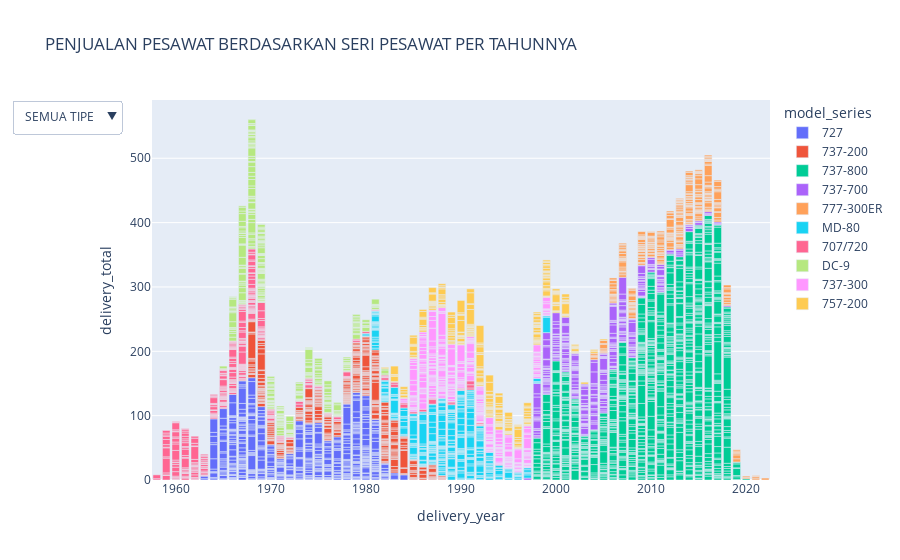

The code cell stored with this chart in its notebook:
### Code cell
#VISUALISASI MENGGUNAKAN LIBRARY PLOTLY, DIIKUTI MENDEFINE SUMBU XY BERDASARKAN NAMA COLOMN

model = ["737-800", "727", "MD-80", "737-700", "737-300", "737-200", "707/720", "DC-9", "757-200", "777-300ER"]
df = dataok[dataok["model_series"].isin(model)]
fig_final = px.bar(df, x="delivery_year", y="delivery_total", color="model_series", title="PENJUALAN PESAWAT BERDASARKAN SERI PESAWAT PER TAHUNNYA")

# BUAT MENU DROPDOWN, UNTUK MENUNJUKAN MANA DATA YANG TAMPIL MENGGUNAKAN BOELEAN TRUE FALSE

fig_final.update_layout(
    updatemenus=[
        dict(
            active=0,
            buttons=list([
                dict(label="SEMUA TIPE",
                     method="update",
                     args=[{"visible": [True, True, True, True, True, True, True, True, True, True]},
                           ]),
                dict(label="727",
                     method="update",
                     args=[{"visible": [True, False, False, False, False,False, False, False, False, False]},
                           ]),
                dict(label="737-200",
                     method="update",
                     args=[{"visible": [False, True, False, False, False,False, False, False, False, False]},
                           ]),
                dict(label="737-800",
                     method="update",
                     args=[{"visible": [False, False, True, False, False,False, False, False, False, False]},
                           ]),
                dict(label="737-700",
                     method="update",
                     args=[{"visible": [False, False, False, True, False,False, False, False, False, False]},
                           ]),
                dict(label="777-300ER",
                     method="update",
                     args=[{"visible": [False, False, False, False, True, False, False, False, False, False]},
                           ]),
                dict(label="MD-80",
                     method="update",
                     args=[{"visible": [False, False, False, False, False, True, False, False, False, False]},
                           ]),
                dict(label="707/720",
                     method="update",
                     args=[{"visible": [False, False, False, False, False, False, True, False, False, False]},
                           ]),
                dict(label="DC-9",
                     method="update",
                     args=[{"visible": [False, False, False, False, False, False, False, True, False, False]},
                           ]),
                dict(label="737-300",
                     method="update",
                     args=[{"visible": [False, False, False, False, False, False, False, False, True, False]},
                           ]),
                dict(label="757-200",
                     method="update",
                     args=[{"visible": [False, False, False, False, False, False, False, False, False, True]},
                           ]),
            ]),
        )
    ])
  

fig_final.show()

### Figure 1 — Plotly figure (JSON) as saved in the notebook; plotly's stock layout.template omitted (floating-point values rounded to 4 significant figures; data arrays with more than 128 entries replaced by an {"elided": "..."} marker saying what was removed)
{"data": [{"alignmentgroup": "True", "hovertemplate": "model_series=727<br>delivery_year=%{x}<br>delivery_total=%{y}<extra></extra>", "legendgroup": "727", "marker": {"color": "#636efa", "pattern": {"shape": ""}}, "name": "727", "offsetgroup": "727", "orientation": "v", "showlegend": true, "textposition": "auto", "type": "bar", "x": {"elided": "515 int values"}, "xaxis": "x", "y": {"elided": "515 int values"}, "yaxis": "y"}, {"alignmentgroup": "True", "hovertemplate": "model_series=737-200<br>delivery_year=%{x}<br>delivery_total=%{y}<extra></extra>", "legendgroup": "737-200", "marker": {"color": "#EF553B", "pattern": {"shape": ""}}, "name": "737-200", "offsetgroup": "737-200", "orientation": "v", "showlegend": true, "textposition": "auto", "type": "bar", "x": {"elided": "448 int values"}, "xaxis": "x", "y": {"elided": "448 int values"}, "yaxis": "y"}, {"alignmentgroup": "True", "hovertemplate": "model_series=737-800<br>delivery_year=%{x}<br>delivery_total=%{y}<extra></extra>", "legendgroup": "737-800", "marker": {"color": "#00cc96", "pattern": {"shape": ""}}, "name": "737-800", "offsetgroup": "737-800", "orientation": "v", "showlegend": true, "textposition": "auto", "type": "bar", "x": {"elided": "1126 int values"}, "xaxis": "x", "y": {"elided": "1126 int values"}, "yaxis": "y"}, {"alignmentgroup": "True", "hovertemplate": "model_series=737-700<br>delivery_year=%{x}<br>delivery_total=%{y}<extra></extra>", "legendgroup": "737-700", "marker": {"color": "#ab63fa", "pattern": {"shape": ""}}, "name": "737-700", "offsetgroup": "737-700", "orientation": "v", "showlegend": true, "textposition": "auto", "type": "bar", "x": {"elided": "332 int values"}, "xaxis": "x", "y": {"elided": "332 int values"}, "yaxis": "y"}, {"alignmentgroup": "True", "hovertemplate": "model_series=777-300ER<br>delivery_year=%{x}<br>delivery_total=%{y}<extra></extra>", "legendgroup": "777-300ER", "marker": {"color": "#FFA15A", "pattern": {"shape": ""}}, "name": "777-300ER", "offsetgroup": "777-300ER", "orientation": "v", "showlegend": true, "textposition": "auto", "type": "bar", "x": {"elided": "326 int values"}, "xaxis": "x", "y": {"elided": "326 int values"}, "yaxis": "y"}, {"alignmentgroup": "True", "hovertemplate": "model_series=MD-80<br>delivery_year=%{x}<br>delivery_total=%{y}<extra></extra>", "legendgroup": "MD-80", "marker": {"color": "#19d3f3", "pattern": {"shape": ""}}, "name": "MD-80", "offsetgroup": "MD-80", "orientation": "v", "showlegend": true, "textposition": "auto", "type": "bar", "x": {"elided": "366 int values"}, "xaxis": "x", "y": {"elided": "366 int values"}, "yaxis": "y"}, {"alignmentgroup": "True", "hovertemplate": "model_series=707/720<br>delivery_year=%{x}<br>delivery_total=%{y}<extra></extra>", "legendgroup": "707/720", "marker": {"color": "#FF6692", "pattern": {"shape": ""}}, "name": "707/720", "offsetgroup": "707/720", "orientation": "v", "showlegend": true, "textposition": "auto", "type": "bar", "x": {"elided": "352 int values"}, "xaxis": "x", "y": {"elided": "352 int values"}, "yaxis": "y"}, {"alignmentgroup": "True", "hovertemplate": "model_series=DC-9<br>delivery_year=%{x}<br>delivery_total=%{y}<extra></extra>", "legendgroup": "DC-9", "marker": {"color": "#B6E880", "pattern": {"shape": ""}}, "name": "DC-9", "offsetgroup": "DC-9", "orientation": "v", "showlegend": true, "textposition": "auto", "type": "bar", "x": {"elided": "324 int values"}, "xaxis": "x", "y": {"elided": "324 int values"}, "yaxis": "y"}, {"alignmentgroup": "True", "hovertemplate": "model_series=737-300<br>delivery_year=%{x}<br>delivery_total=%{y}<extra></extra>", "legendgroup": "737-300", "marker": {"color": "#FF97FF", "pattern": {"shape": ""}}, "name": "737-300", "offsetgroup": "737-300", "orientation": "v", "showlegend": true, "textposition": "auto", "type": "bar", "x": {"elided": "331 int values"}, "xaxis": "x", "y": {"elided": "331 int values"}, "yaxis": "y"}, {"alignmentgroup": "True", "hovertemplate": "model_series=757-200<br>delivery_year=%{x}<br>delivery_total=%{y}<extra></extra>", "legendgroup": "757-200", "marker": {"color": "#FECB52", "pattern": {"shape": ""}}, "name": "757-200", "offsetgroup": "757-200", "orientation": "v", "showlegend": true, "textposition": "auto", "type": "bar", "x": {"elided": "295 int values"}, "xaxis": "x", "y": {"elided": "295 int values"}, "yaxis": "y"}], "layout": {"barmode": "relative", "legend": {"title": {"text": "model_series"}, "tracegroupgap": 0}, "title": {"text": "PENJUALAN PESAWAT BERDASARKAN SERI PESAWAT PER TAHUNNYA"}, "updatemenus": [{"active": 0, "buttons": [{"args": [{"visible": [true, true, true, true, true, true, true, true, true, true]}], "label": "SEMUA TIPE", "method": "update"}, {"args": [{"visible": [true, false, false, false, false, false, false, false, false, false]}], "label": "727", "method": "update"}, {"args": [{"visible": [false, true, false, false, false, false, false, false, false, false]}], "label": "737-200", "method": "update"}, {"args": [{"visible": [false, false, true, false, false, false, false, false, false, false]}], "label": "737-800", "method": "update"}, {"args": [{"visible": [false, false, false, true, false, false, false, false, false, false]}], "label": "737-700", "method": "update"}, {"args": [{"visible": [false, false, false, false, true, false, false, false, false, false]}], "label": "777-300ER", "method": "update"}, {"args": [{"visible": [false, false, false, false, false, true, false, false, false, false]}], "label": "MD-80", "method": "update"}, {"args": [{"visible": [false, false, false, false, false, false, true, false, false, false]}], "label": "707/720", "method": "update"}, {"args": [{"visible": [false, false, false, false, false, false, false, true, false, false]}], "label": "DC-9", "method": "update"}, {"args": [{"visible": [false, false, false, false, false, false, false, false, true, false]}], "label": "737-300", "method": "update"}, {"args": [{"visible": [false, false, false, false, false, false, false, false, false, true]}], "label": "757-200", "method": "update"}]}], "xaxis": {"anchor": "y", "domain": [0, 1], "title": {"text": "delivery_year"}}, "yaxis": {"anchor": "x", "domain": [0, 1], "title": {"text": "delivery_total"}}}}
